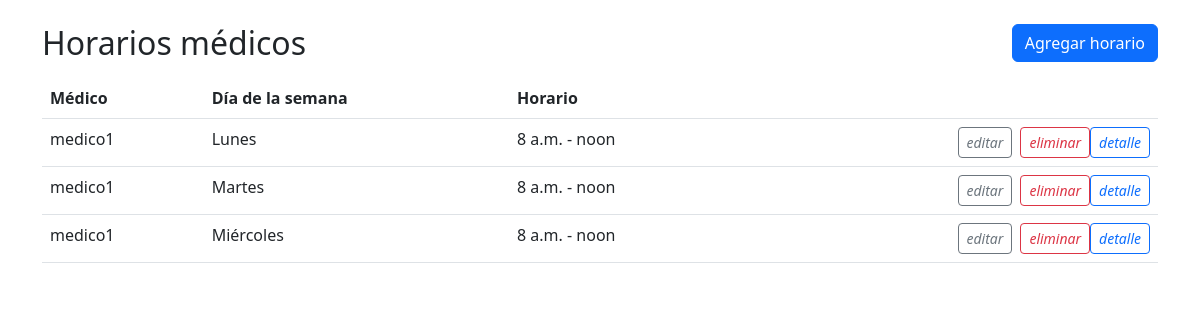
Screenshot of /medicos/4/horarios/ with the database file from the repository.
### SchedulerPrueba/models.py (models this page shows, shortened)
class HorarioMedico(models.Model):
    DIA_SEMANA_CHOICES = [
        (0, 'Lunes'),
        (1, 'Martes'),
        (2, 'Miércoles'),
        (3, 'Jueves'),
        (4, 'Viernes'),
        (5, 'Sábado'),
        (6, 'Domingo'),
    ]
    medico = models.ForeignKey('Medico', on_delete=models.CASCADE, related_name='horarios')
    dia_semana = models.IntegerField(choices=DIA_SEMANA_CHOICES)
    hora_inicio = models.TimeField()
    hora_fin = models.TimeField()
    class Meta:
        verbose_name_plural = 'Horarios Médicos'
        unique_together = ('medico', 'dia_semana', 'hora_inicio', 'hora_fin')

class Medico(models.Model):
    dni=models.IntegerField(unique=True)
    nombre = models.CharField(max_length=100)
    especialidad = models.CharField(max_length=100)
    calendario = models.ForeignKey(Calendar, on_delete=models.CASCADE, null=True, blank=True)
    def __str__(self):
        return self.nombre

### SchedulerPrueba/views.py (the view)
# urls.py: path('medicos/<int:medico_pk>/horarios/', HorarioMedicoListView.as_view(), name='horarios_medicos_list'),
class HorarioMedicoListView(ListView):
    model = HorarioMedico
    template_name = 'horario_medico_list.html'
    context_object_name = 'horarios'
    def get_queryset(self):
        return HorarioMedico.objects.filter(medico=self.kwargs['medico_pk'])
    def get_context_data(self, **kwargs):
        context = super().get_context_data(**kwargs)
        context['medico'] = Medico.objects.get(pk=self.kwargs['medico_pk'])
        return context

### SchedulerPrueba/templates/horario_medico_list.html (shortened to what this page needs)
{% extends 'base.html' %}
{% block content %}
<div class="container mt-4">
  <div class="d-flex justify-content-between align-items-center mb-3">
    <h2 class="mb-0">Horarios médicos</h2>
    <a href="{% url 'horarios_medicos_create' medico.pk %}" class="btn btn-primary"> Agregar horario</a>
  </div>
  {% if object_list %}
  <table class="table">
    <thead>
      <tr>
        <th scope="col">Médico</th>
        <th scope="col">Día de la semana</th>
        <th scope="col">Horario</th>
        <th scope="col"></th>
      </tr>
    </thead>
    <tbody>
      {% for horario in object_list %}
      <tr>
        <td>{{ horario.medico }}</td>
        <td>{{ horario.get_dia_semana_display }}</td>
        <td>{{ horario.hora_inicio }} - {{ horario.hora_fin }}</td>
        <td class="text-end">
          <div class="d-flex justify-content-end">
            <a href="{% url 'horarios_medicos_update' medico.pk horario.pk %}" class="btn btn-sm btn-outline-secondary me-2"><i class="bi bi-pencil">editar</i></a>
            <a href="{% url 'horarios_medicos_delete' medico.pk horario.pk %}" class="btn btn-sm btn-outline-danger"><i class="bi bi-trash">eliminar</i></a>
            <a href="{% url 'horarios_medicos_detail' medico.pk horario.pk %}" class="btn btn-sm btn-outline-primary"><i class="bi bi-trash">detalle</i></a>
          </div>
        </td>
      </tr>
      {% empty %}
      <tr>
        <td colspan="4">No se encontraron horarios médicos.</td>
      </tr>
      {% endfor %}
    </tbody>
  </table>
  {% else %}
  <div class="alert alert-info" role="alert">
    No se encontraron horarios médicos.
  </div>
  {% endif %}
</div>
{% endblock %}

### SchedulerPrueba/templates/base.html (shortened to what this page needs)
<!doctype html>
<html lang="en">
<head>
  <link href="https://cdn.jsdelivr.net/npm/bootstrap@5.2.1/dist/css/bootstrap.min.css" rel="stylesheet"
>
</head>
<body>
  <main>
    {% block content %}
    {% endblock content %}
  </main>
</body>
</html>

### rows the page displays
HorarioMedico: medico "medico1", dia_semana "Lunes", hora_inicio "8 a.m.", hora_fin "noon"
HorarioMedico: medico "medico1", dia_semana "Martes", hora_inicio "8 a.m.", hora_fin "noon"
HorarioMedico: medico "medico1", dia_semana "Miércoles", hora_inicio "8 a.m.", hora_fin "noon"
